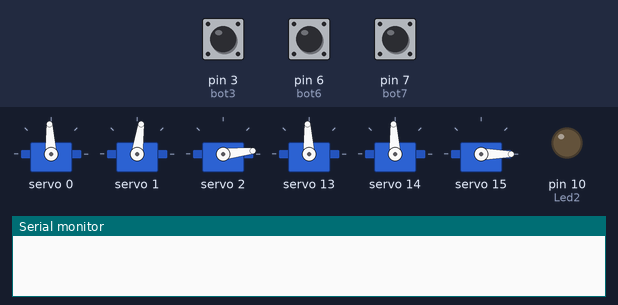
The sketch below on a simulated Arduino Nano, built with avr-gcc and run on an emulated ATmega328P. On the bench: 6 × servo, output pins drawn as LEDs (lit = HIGH), the last lines printed to the serial monitor. The inputs (shaded band) are chosen by the test bench; at power-on: pin 3 (bot3) HIGH, pin 6 (bot6) HIGH, pin 7 (bot7) HIGH.

Above: at 2.2 s.
2.3 s: pin 3 (bot3) pulled LOW for 0.15 s
At 11.6 s:
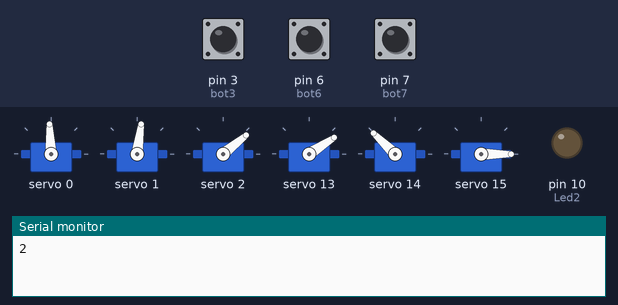
At 17.8 s:
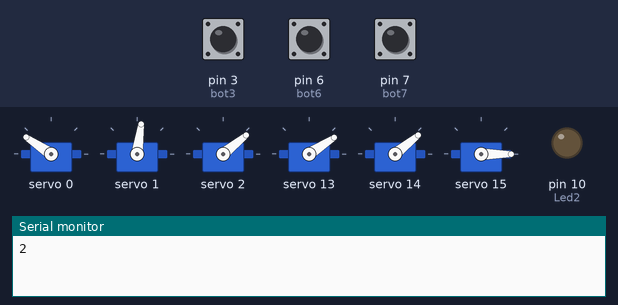
Timing chart, 0 to 20.4 s (numbered marks = the images above; inputs shaded):
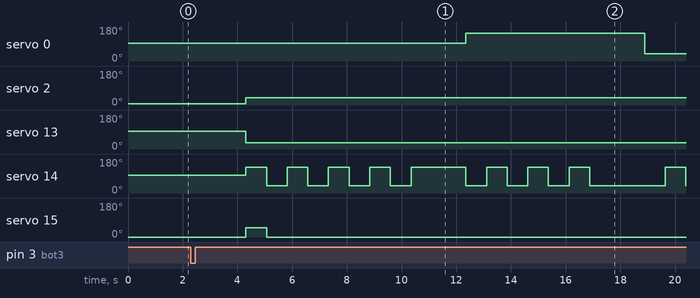

Measured:
- after the input at 2.3 s, servo 0: 93° → 146° after 10.1 s, → 39° 6.5 s later; servo 2: 6° → 39° after 2.0 s; servo 13: 93° → 33° after 2.0 s; servo 14: goes 4 × (136° 0.75 s, 39° 0.75 s), 136° 2.0 s, 3 × (39° 0.75 s, 136° 0.75 s), 39° 2.8 s, 136° 0.75 s, then 39°, starting after 2.0 s; servo 15: 0° → 49° after 2.0 s, → 0° 0.75 s later

The sketch:

FINAL.ino
```cpp
#include <Adafruit_PWMServoDriver.h>
Adafruit_PWMServoDriver pwm = Adafruit_PWMServoDriver();

#include <ArduinoJson.h>
#ifdef __AVR__
#include <avr/power.h>
#endif

StaticJsonDocument<200> doc;

int pos0 = 102;
int pos180 = 512;

int JoyX = A0;
int JoyY = A1;
int JoyX1 = A2;
int JoyY1 = A3;
int JoyX2 = A6;
int JoyY2 = A7;

int bot2 = 2;
int bot3 = 3;
int bot6 = 6;
int bot7 = 7;

int Led2=10;


int Servo0Position=90;
int Servo1Position=90;
int Servo2Position=90;
int Servo3Position=90;
int Servo4Position=90;
int Servo5Position=0;

long da;


void setup() {
  Serial.begin(9600);
  pwm.begin();
  pwm.setPWMFreq(50);
  while (!Serial) continue;

  pinMode(Led2, OUTPUT);


  initial_position();
  delay(500);

  pinMode(bot2, INPUT_PULLUP);
  pinMode(bot3, INPUT_PULLUP);
  pinMode(bot6, INPUT_PULLUP);
  pinMode(bot7, INPUT_PULLUP);
}

void loop() {


   if(digitalRead(bot7)==0){
     da=1;
     Serial.println(1);
   }
   if(digitalRead(bot6)==0){
     da=2;
     Serial.println(2);
   }
   if(digitalRead(bot3)==0){
     da=3;
     Serial.println(2);
   }

   switch(da){
    case 1:
        digitalWrite(Led2, HIGH);
        local();
        break;
    case 2:
        digitalWrite(Led2, LOW);
        cliente();
        break;
    case 3:
        digitalWrite(Led2, LOW);
        rutina();
        break;
    }
}

void cliente(){

    if (Serial.available()) {
    String data = Serial.readStringUntil('\n');
    Serial.println(data);

    DeserializationError error = deserializeJson(doc, data);

    // Test if parsing succeeds.cd ..
    if (error) {
      Serial.print(F("deserializeJson() failed: "));
      Serial.println(error.f_str());
      return;
   }

   }

    long s1 = doc["s1"];
    long s2 = doc["s2"];
    long s3 = doc["s3"];
    long s4 = doc["s4"];
    long s5 = doc["s5"];
    long s6 = doc["s6"];

    setServo(0, s1);
    setServo(1, s2);
    setServo(2, s3);
    setServo(13, s4);
    setServo(14, s5);
    setServo(15, s6);
    Serial.println(s1);
    Serial.println(s2);
    Serial.println(s3);
    Serial.println(s4);
    Serial.println(s5);
    Serial.println(s6);
    Serial.println("hola servos");
}


void local(){
  if (!digitalRead(bot2))
  {
    Servo0Position=90;
    Servo1Position=80;
    Servo2Position=10;
    Servo3Position=90;
    Servo4Position=90;
    Servo5Position=0;

    setServo(0, Servo0Position);
    setServo(1, Servo1Position);
    setServo(2, Servo2Position);
    setServo(13, Servo3Position);
    setServo(14, Servo4Position);
    setServo(15, Servo5Position);
  }
  //SERVO 0
  if (analogRead(JoyX) > 800)
  {
    if (Servo0Position < 400)
    {
      Servo0Position++;
    }
  }
  if (analogRead(JoyX) < 300)
  {
   if (Servo0Position > 10)
    {
     Servo0Position--;
    }
  }
  delay(2);
  setServo(0, Servo0Position);

  //sERVO 1
  if (analogRead(JoyY) > 800)
  {
    if (Servo1Position < 400)
    {
      Servo1Position++;
    }
  }
  if (analogRead(JoyY) < 300)
  {
   if (Servo1Position > 10)
    {
     Servo1Position--;
    }
  }
  delay(2);
  setServo(1, Servo1Position);

  //SERVO 2
  if (analogRead(JoyX1) > 800)
  {
    if (Servo2Position < 400)
    {
      Servo2Position++;
    }
  }
  if (analogRead(JoyX1) < 300)
  {
   if (Servo2Position > 10)
    {
     Servo2Position--;
    }
  }
  delay(2);
  setServo(2, Servo2Position);

  //SERVO 13
  if (analogRead(JoyY1) > 800)
  {
    if (Servo3Position < 400)
    {
      Servo3Position++;
    }
  }
  if (analogRead(JoyY1) < 300)
  {
   if (Servo3Position > 10)
    {
     Servo3Position--;
    }
  }
  delay(2);
  setServo(13, Servo3Position);

  //SERVO 14
  if (analogRead(JoyX2) > 800)
  {
    if (Servo4Position < 400)
    {
      Servo4Position++;
    }
  }
  if (analogRead(JoyX2) < 300)
  {
   if (Servo4Position > 10)
    {
     Servo4Position--;
    }
  }
  delay(2);
  setServo(14, Servo4Position);

  //SERVO 15
  if (analogRead(JoyY2) > 800)
  {
    if (Servo5Position < 400)
    {
      Servo5Position++;
      if (Servo5Position > 90)
      {
        Servo5Position = 90;
      }
    }
  }
  if (analogRead(JoyY2) < 300)
  {
   if (Servo5Position > 10)
    {
     Servo5Position--;
    }
  }
  delay(2);
  setServo(15, Servo5Position);
}

void rutina() {

  delay(1000);
  setServo(0, 90);
  setServo(1, 80);
  setServo(2, 10);
  setServo(13, 90);
  setServo(14, 90);
  setServo(15, 0);
  delay(1000);


  setServo(0, 90);
  setServo(1, 80);
  setServo(2, 40);
  setServo(13, 35);
  setServo(14, 130);
  setServo(15, 50);
  delay(750);

  setServo(0, 90);
  setServo(1, 80);
  setServo(2, 40);
  setServo(13, 35);
  setServo(14, 40);
  setServo(15, 0);
  delay(750);

  setServo(0, 90);
  setServo(1, 80);
  setServo(2, 40);
  setServo(13, 35);
  setServo(14, 130);
  setServo(15, 0);
  delay(750);

 setServo(0, 90);
  setServo(1, 80);
  setServo(2, 40);
  setServo(13, 35);
  setServo(14, 40);
  setServo(15, 0);
  delay(750);

  setServo(0, 90);
  setServo(1, 80);
  setServo(2, 40);
  setServo(13, 35);
  setServo(14, 130);
  setServo(15, 0);
  delay(750);

setServo(0, 90);
  setServo(1, 80);
  setServo(2, 40);
  setServo(13, 35);
  setServo(14, 40);
  setServo(15, 0);
  delay(750);

  setServo(0, 90);
  setServo(1, 80);
  setServo(2, 40);
  setServo(13, 35);
  setServo(14, 130);
  setServo(15, 0);
  delay(750);

  setServo(0, 90);
  setServo(1, 80);
  setServo(2, 40);
  setServo(13, 35);
  setServo(14, 40);
  setServo(15, 0);
  delay(750);

  setServo(0, 90);
  setServo(1, 80);
  setServo(2, 40);
  setServo(13, 35);
  setServo(14, 130);
  setServo(15, 0);
  delay(2000);

/*Saludo 2*/
setServo(0, 140);
  setServo(1, 80);
  setServo(2, 40);
  setServo(13, 35);
  setServo(14, 40);
  setServo(15, 0);
  delay(750);

   setServo(0, 140);
  setServo(1, 80);
  setServo(2, 40);
  setServo(13, 35);
  setServo(14, 130);
  setServo(15, 0);
  delay(750);

  setServo(0, 140);
  setServo(1, 80);
  setServo(2, 40);
  setServo(13, 35);
  setServo(14, 40);
  setServo(15, 0);
  delay(750);

  setServo(0, 140);
  setServo(1, 80);
  setServo(2, 40);
  setServo(13, 35);
  setServo(14, 130);
  setServo(15, 0);
  delay(750);


setServo(0, 140);
  setServo(1, 80);
  setServo(2, 40);
  setServo(13, 35);
  setServo(14, 40);
  setServo(15, 0);
  delay(750);

  setServo(0, 140);
  setServo(1, 80);
  setServo(2, 40);
  setServo(13, 35);
  setServo(14, 130);
  setServo(15, 0);
  delay(750);

  setServo(0, 140);
  setServo(1, 80);
  setServo(2, 40);
  setServo(13, 35);
  setServo(14, 40);
  setServo(15, 0);
  delay(2000);
/*Saludo 3*/
   setServo(0, 40);
  setServo(1, 80);
  setServo(2, 40);
  setServo(13, 35);
  setServo(14, 40);
  setServo(15, 0);
  delay(750);

   setServo(0, 40);
  setServo(1, 80);
  setServo(2, 40);
  setServo(13, 35);
  setServo(14, 130);
  setServo(15, 0);
  delay(750);

   setServo(0, 40);
  setServo(1, 80);
  setServo(2, 40);
  setServo(13, 35);
  setServo(14, 40);
  setServo(15, 0);
  delay(750);

   setServo(0, 40);
  setServo(1, 80);
  setServo(2, 40);
  setServo(13, 35);
  setServo(14, 130);
  setServo(15, 0);
  delay(750);

   setServo(0, 40);
  setServo(1, 80);
  setServo(2, 40);
  setServo(13, 35);
  setServo(14, 40);
  setServo(15, 0);
  delay(750);

  setServo(0, 40);
  setServo(1, 80);
  setServo(2, 40);
  setServo(13, 35);
  setServo(14, 130);
  setServo(15, 0);
  delay(750);

   setServo(0, 40);
  setServo(1, 80);
  setServo(2, 40);
  setServo(13, 35);
  setServo(14, 40);
  setServo(15, 0);
  delay(750);

   setServo(0, 40);
  setServo(1, 80);
  setServo(2, 40);
  setServo(13, 35);
  setServo(14, 130);
  setServo(15, 0);
  delay(750);


}


void initial_position() {
  delay(500);
  setServo(0, 90);
  setServo(1, 80);
  setServo(2, 10);
  setServo(13, 90);
  setServo(14, 90);
  setServo(15, 0);
}

void setServo(int servo, int angle) {
  int duty;
  duty = map(angle, 0, 180, pos0, pos180);
  pwm.setPWM(servo, 0, duty);
}
```
